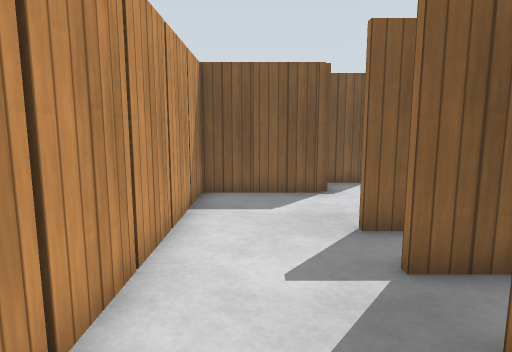
view 1 (above)

24 first-person views from a walk through a robot-simulator world made for Gazebo. The camera is 1 m above the floor, tilts 8° down and sees 75° across. The floor is counted in squares, 0.5 m on a side. Each view is taken from the middle of a square. On the plan, view 1 faces up. The plan holds only what a view shows up to about 18 squares ahead; the rest is blank. Simple patterns stand in for the simulator's built-in surfaces.

view 2
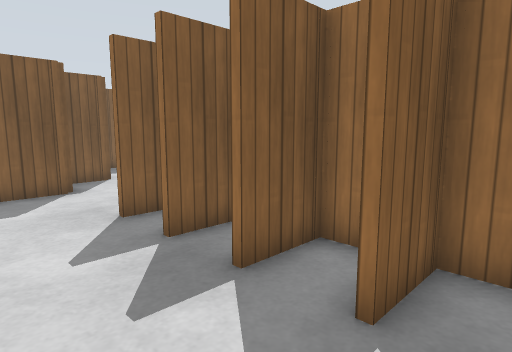

view 3
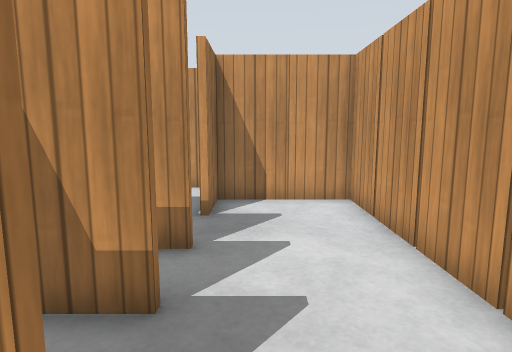

view 4
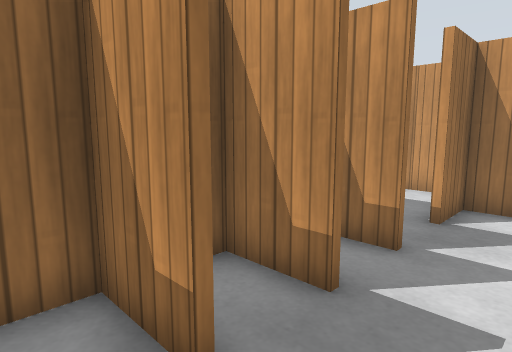

view 5
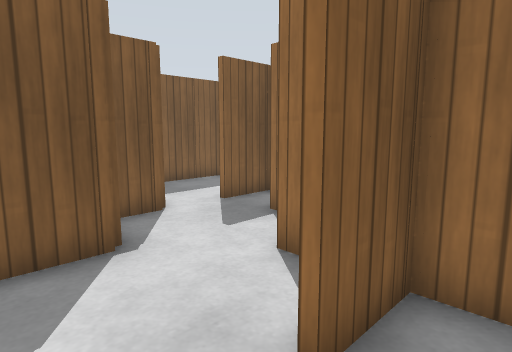

view 6
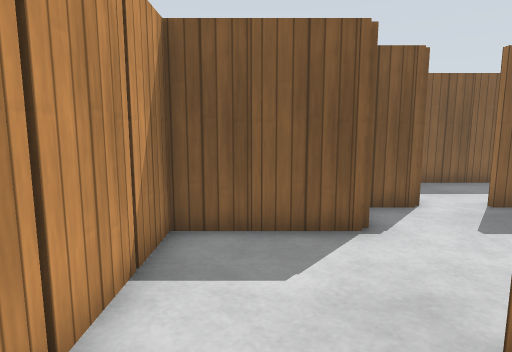

view 7
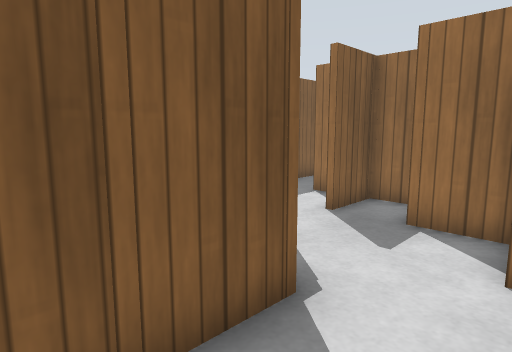

view 8
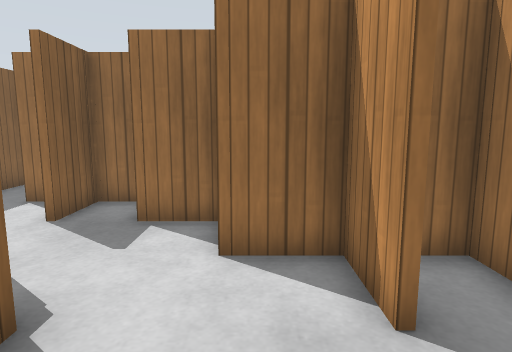

view 9
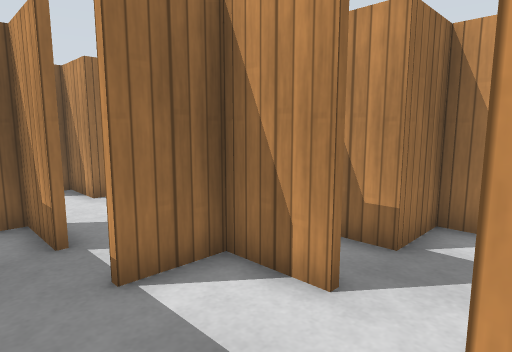

view 10
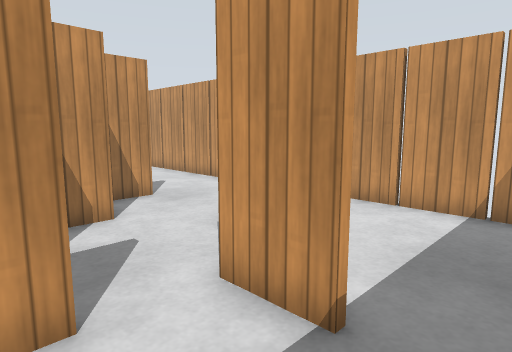

view 11
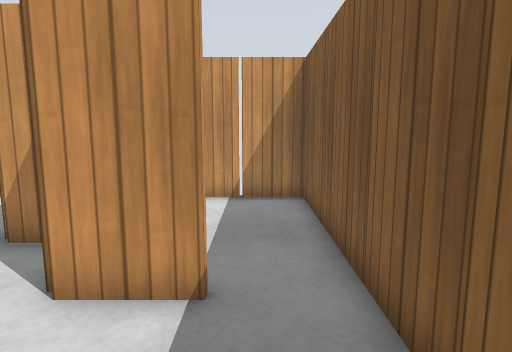

view 12
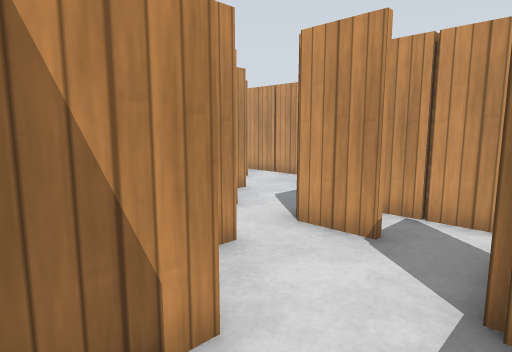

view 13
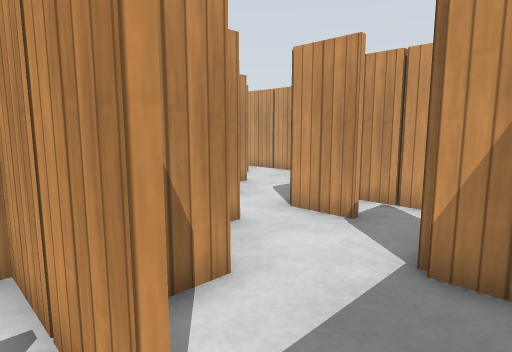

view 14
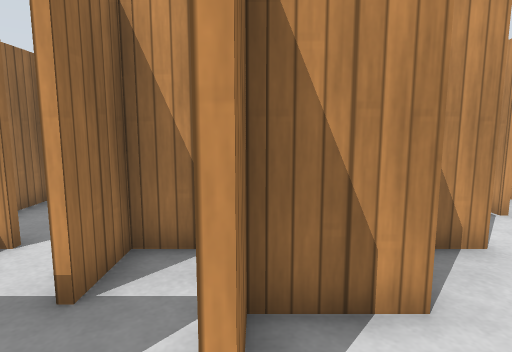

view 15
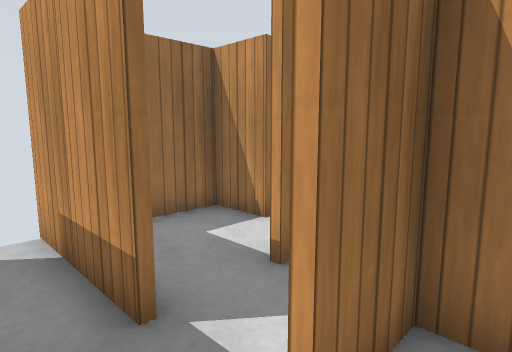

view 16
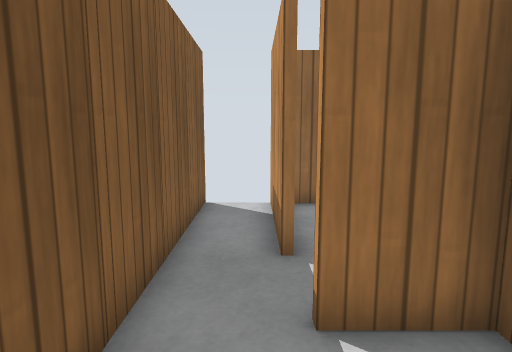

view 17
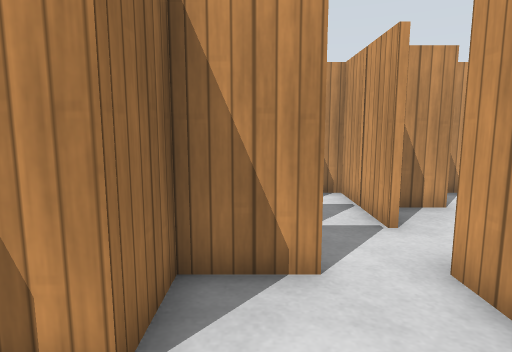

view 18
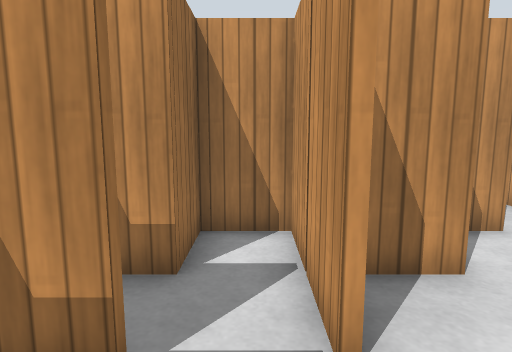

view 19
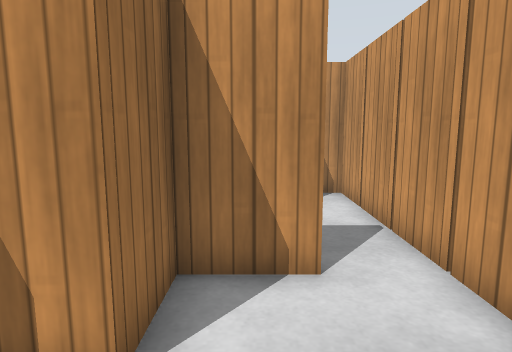

view 20
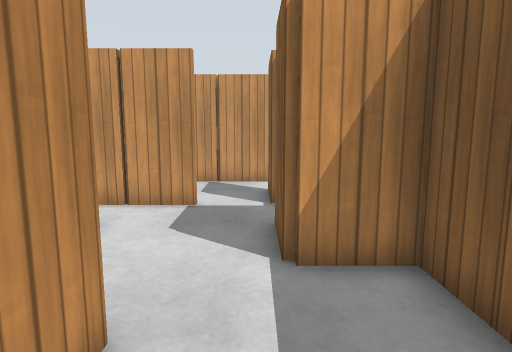

view 21
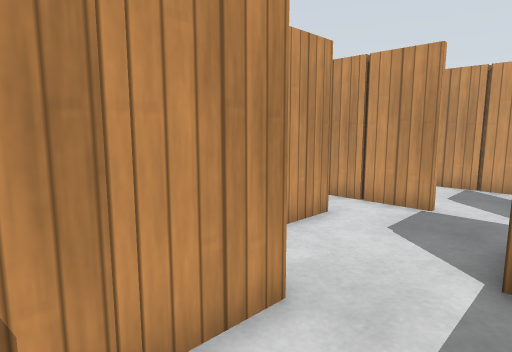

view 22
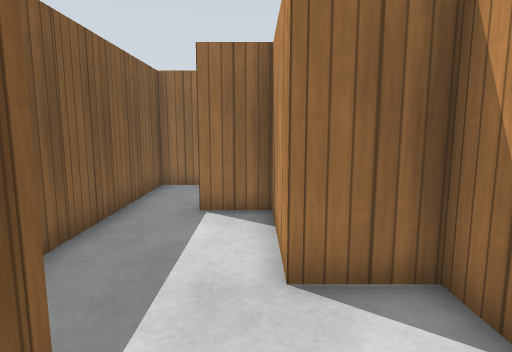

view 23
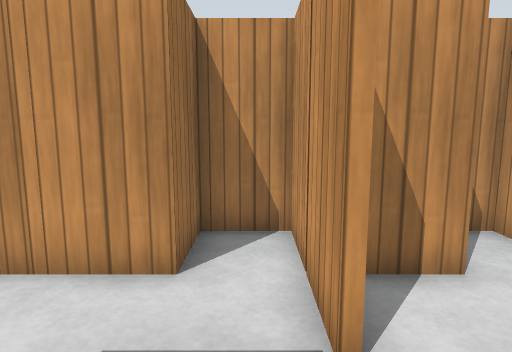

view 24
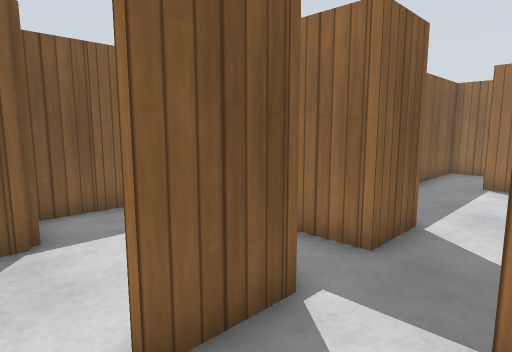

### Floor plan
Points are (right, up) in squares from view 1. A wall is a line through its corners. A room is listed if a view was taken in it or the views show most of it. See-through windows are left out.
Room 1 (views 1, 2, 3, 4, 5, 6, 7, 8, 24)
walls: (2, 4.6) (3.5, 4.6); (2, 2.6) (3.5, 2.6); (3.5, 4.4) (2, 4.4); (3.5, 2.4) (2, 2.4); (2, 6.6) (3.5, 6.6); (3.5, 6.4) (2, 6.4); (2, 0.6) (3.2, 0.6); (3.5, 0.4) (2, 0.4); (6, 4.6) (8.1, 4.6) (8.1, 6.6); (4.1, 7.5) (4.1, 8.6); (6, 0.6) (7.5, 0.6); (4.3, -1.4) (4.9, -1.4); (8, 4.4) (6, 4.4); (2, 10.4) (-1.7, 10.4) (-1.7, -3.4) (-0.4, -3.4); (2.1, -2.5) (2.1, -1.5); (2.3, 11.2) (2.3, 10.5); (0.5, -3.4) (1.5, -3.4); (4, 12.4) (2.6, 12.4); (-1.7, 12.5) (-1.7, 11.1)
ways out: opening at (-1, 12.7) to room 2; opening at (2.5, -3.5) to room 4; opening at (7, 7.3) to room 5; opening at (7, 2) to room 6; opening at (4, 10.5) to room 7
objects: wooden post (-2, -2); wooden post (-2, 0); wooden post (-2, 2); wooden post (-2, 4); wooden post (-2, 6); wooden post (-2, 8); wooden post (-2, 12); wooden post (0, -4); wooden post (0, 10); wooden post (2, -3); wooden post (2, 10); wooden post (4, 0); wooden post (4, 1); wooden post (4, 2); wooden post (4, 3); wooden post (4, 4); wooden post (4, 5); wooden post (4, 6); wooden post (4, 7); wooden post (6, 8)
Room 2 (view 9)
walls: (4.5, 16.4) (-1.7, 16.4) (-1.7, 12.5)
ways out: opening at (-1, 12.7) to room 1; opening at (4.7, 16) to room 3
objects: wooden post (-2, 14); wooden post (0, 17); wooden post (2, 17); wooden post (4, 17)
Room 3 (views 10, 11)
walls: (8.1, 13.5) (8.1, 14.5); (10, 14.6) (12.1, 14.6); (6, 12.6) (7.5, 12.6); (11, 16.4) (4.5, 16.4); (4.3, 14.5) (4.3, 12.5)
ways out: opening at (4.7, 16) to room 2; opening at (11, 13) to room 4; opening at (5.5, 12) to room 7
objects: wooden post (6, 17); wooden post (8, 12); wooden post (8, 13); wooden post (8, 17); wooden post (10, 17)
Room 4 (views 12, 13, 14, 15, 16, 17, 20, 21)
walls: (16.4, 2.6) (18.1, 2.6) (18.1, 4.5); (14.1, 1.5) (14.1, 2.6) (15.6, 2.6); (12.4, 0.6) (13.5, 0.6); (16.3, 10.6) (18.1, 10.6) (18.1, 12.5); (21.9, 5) (21.9, 6.4) (12.3, 6.4) (12.3, 4.5); (21.9, 6.8) (21.9, 7.6); (20, 10.6) (21.9, 10.6) (21.9, 11.6); (14.1, 12.6) (15.6, 12.6); (16.1, 13.5) (16.1, 14.5); (16.3, 14.5) (16.3, 13.5); (18, 14.6) (19.5, 14.6); (21.9, 13.2) (21.9, 14); (20.4, 14.6) (21.5, 14.6); (12.3, 15.6) (12.3, 14.5); (21.5, 16.4) (14.6, 16.4); (2.9, -5.4) (3.5, -5.4)
ways out: opening at (2.5, -3.5) to room 1; opening at (11, 13) to room 3; opening at (12, 12) to room 5; opening at (10.5, 2) to room 6
objects: wooden post (4, -6); wooden post (10, -2); wooden post (12, 0); wooden post (12, 4); wooden post (12, 14); wooden post (14, 1); wooden post (14, 6); wooden post (16, 2); wooden post (16, 6); wooden post (16, 12); wooden post (16, 13); wooden post (16, 17); other object (18, 2); wooden post (18, 6); wooden post (18, 10); wooden post (18, 17); wooden post (20, 6); wooden post (20, 14); wooden post (20, 17); wooden post (22, 12); wooden post (22, 15); wooden post (22, 16)
Room 5 (views 18, 19)
walls: (10.3, 8.5) (10.3, 7.5); (12, 8.6) (13, 8.6); (12, 10.6) (13.5, 10.6); (8.6, 10.4) (6.6, 10.4); (10.3, 12.5) (10.3, 10.5); (8.1, 6.6) (9.5, 6.6); (14.1, 11.5) (14.1, 12.6); (10.3, 4.6) (12.1, 4.6) (12.1, 6.6) (12.9, 6.6)
ways out: opening at (7, 7.3) to room 1; opening at (12, 12) to room 4
objects: wooden post (8, 10); wooden post (10, 6); wooden post (10, 10); wooden post (14, 11)
Room 6 (views 22, 23)
walls: (8.3, 2.5) (8.3, 1.5); (8.3, -1.4) (10.1, -1.4) (10.1, 0.6) (11.6, 0.6); (12, 4.4) (10.1, 4.4) (10.1, 5.5)
ways out: opening at (7, 2) to room 1; opening at (10.5, 2) to room 4
objects: wooden post (8, 0); other object (8, 1); wooden post (8, 4)
Room 7 (no view inside)
walls: (7.5, 12.4) (6, 12.4); (4.1, 8.6) (6.1, 8.6) (6.1, 10.6) (7.2, 10.6)
ways out: opening at (4, 10.5) to room 1; opening at (5.5, 12) to room 3

Where each view was taken, in squares from view 1:
view 1: 0 up, 0 right, facing up
view 2: 1 down, 1 left, facing up-right
view 3: 6 up, 1 right, facing down
view 4: 6 up, 0 right, facing down-right
view 5: 5 up, 0 right, facing up-right
view 6: 4 up, 0 right, facing up
view 7: 8 up, 1 left, facing up-right
view 8: 8 up, 1 left, facing right
view 9: 16 up, 4 right, facing down-right
view 10: 16 up, 7 right, facing down-left
view 11: 15 up, 8 right, facing left
view 12: 15 up, 16 right, facing down-left
view 13: 16 up, 17 right, facing down-left
view 14: 16 up, 16 right, facing down
view 15: 16 up, 15 right, facing down-right
view 16: 15 up, 13 right, facing right
view 17: 15 up, 13 right, facing down
view 18: 11 up, 11 right, facing down
view 19: 9 up, 7 right, facing down
view 20: 4 up, 17 right, facing left
view 21: 5 up, 17 right, facing down-left
view 22: 3 up, 10 right, facing right
view 23: 5 up, 9 right, facing down
view 24: 2 up, 5 right, facing up-right
